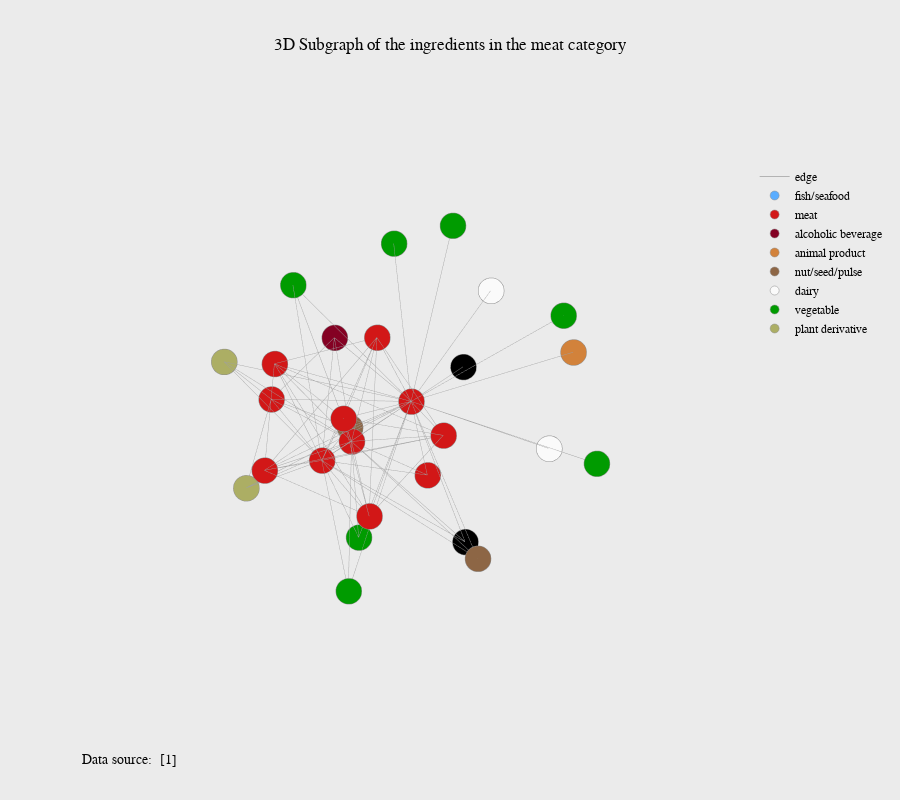

The code cell stored with this chart in its notebook:
### Code cell
category='meat'
meat_data=category_data(V, Edges, ingr_category, ingr_preval, d_index_ingr, category)
meat_title='3D Subgraph of the ingredients in the '+category+' category'
layout_meat=layout3d(layout, meat_title)
fig_meat=dict(data=meat_data, layout=layout_meat)
iplot(fig_meat)

### Figure 1 — Plotly figure (JSON) as saved in the notebook; plotly's stock layout.template omitted (floating-point values rounded to 4 significant figures; data arrays with more than 128 entries replaced by an {"elided": "..."} marker saying what was removed)
{"data": [{"hoverinfo": "none", "line": {"color": "rgb(160,160,160)", "width": 0.75}, "mode": "lines", "name": "edge", "type": "scatter3d", "x": {"elided": "486 float values"}, "y": {"elided": "486 float values"}, "z": {"elided": "486 float values"}}, {"hoverinfo": "text", "marker": {"color": "5aadff", "line": {"color": "rgb(140,140,140)", "width": 0.5}, "size": 9, "symbol": "dot"}, "mode": "markers", "name": "fish/seafood", "text": ["caviar<br>prevalence=0.00124", "sturgeon_caviar<br>prevalence=0.00005"], "type": "scatter3d", "x": [-4.251, -5.398], "y": [2.473, 1.418], "z": [-5.342, -4.767]}, {"hoverinfo": "text", "marker": {"color": "#d21717", "line": {"color": "rgb(140,140,140)", "width": 0.5}, "size": 9, "symbol": "dot"}, "mode": "markers", "name": "meat", "text": ["roasted_pork<br>prevalence=0.00597", "chicken<br>prevalence=0.25268", "pork<br>prevalence=0.09374", "roasted_beef<br>prevalence=0.01060", "bacon<br>prevalence=0.10291", "raw_beef<br>prevalence=0.00010", "beef<br>prevalence=0.23016", "cured_pork<br>prevalence=0.01499", "pork_sausage<br>prevalence=0.06501", "pork_liver<br>prevalence=0.00024", "lamb<br>prevalence=0.02253"], "type": "scatter3d", "x": [-3.291, -2.955, -3.727, -4.274, -3.235, -3.822, -3.588, -3.748, -3.252, -3.886, -4.627], "y": [1.727, 1.998, 2.686, 1.894, 2.581, 1.76, 1.712, 2.128, 2.383, 0.7213, 1.738], "z": [-3.603, -4.096, -3.867, -4.317, -4.264, -4.515, -4.583, -3.434, -3.647, -4.711, -5.373]}, {"hoverinfo": "text", "marker": {"color": "#840123", "line": {"color": "rgb(140,140,140)", "width": 0.5}, "size": 9, "symbol": "dot"}, "mode": "markers", "name": "alcoholic beverage", "text": ["beer<br>prevalence=0.01446"], "type": "scatter3d", "x": [-4.503], "y": [0.8012], "z": [-4.34]}, {"hoverinfo": "text", "marker": {"color": "#d2823b", "line": {"color": "rgb(140,140,140)", "width": 0.5}, "size": 9, "symbol": "dot"}, "mode": "markers", "name": "animal product", "text": ["egg<br>prevalence=1.00000"], "type": "scatter3d", "x": [-5.333], "y": [2.494], "z": [-4.09]}, {"hoverinfo": "text", "marker": {"color": "#8D6645", "line": {"color": "rgb(140,140,140)", "width": 0.5}, "size": 9, "symbol": "dot"}, "mode": "markers", "name": "nut/seed/pulse", "text": ["roasted_peanut<br>prevalence=0.00788", "peanut<br>prevalence=0.02162"], "type": "scatter3d", "x": [-4.423, -3.879], "y": [1.027, 2.88], "z": [-5.14, -4.904]}, {"hoverinfo": "text", "marker": {"color": "rgb(250,250,250)", "line": {"color": "rgb(140,140,140)", "width": 0.5}, "size": 9, "symbol": "dot"}, "mode": "markers", "name": "dairy", "text": ["milk<br>prevalence=0.61548", "butter<br>prevalence=0.99012"], "type": "scatter3d", "x": [-5.227, -5.424], "y": [2.469, 1.638], "z": [-4.992, -3.918]}, {"hoverinfo": "text", "marker": {"color": "#009b00", "line": {"color": "rgb(140,140,140)", "width": 0.5}, "size": 9, "symbol": "dot"}, "mode": "markers", "name": "vegetable", "text": ["onion<br>prevalence=0.86063", "potato_chip<br>prevalence=0.00310", "soybean<br>prevalence=0.04935", "shallot<br>prevalence=0.05666", "baked_potato<br>prevalence=0.00043", "garlic<br>prevalence=0.80631", "potato<br>prevalence=0.16920"], "type": "scatter3d", "x": [-3.873, -4.933, -3.297, -4.75, -3.97, -4.705, -4.677], "y": [1.721, 1.058, 2.27, 2.73, 1.044, 1.845, 3.164], "z": [-5.58, -3.528, -5.264, -3.437, -3.555, -3.072, -4.379]}, {"hoverinfo": "text", "marker": {"color": "#acae64", "line": {"color": "rgb(140,140,140)", "width": 0.5}, "size": 9, "symbol": "dot"}, "mode": "markers", "name": "plant derivative", "text": ["coffee<br>prevalence=0.03417", "peanut_butter<br>prevalence=0.04749"], "type": "scatter3d", "x": [-3.315, -3.465], "y": [1.115, 0.8296], "z": [-5.071, -4.09]}], "layout": {"annotations": [{"font": {"family": "Balto", "size": 14}, "showarrow": false, "text": "Data source: <a href='https://www.nature.com/articles/srep00196'> [1]</a>", "x": 0, "xanchor": "left", "xref": "paper", "y": -0.05, "yanchor": "top", "yref": "paper"}], "font": {"color": "rgb(5,5,5)", "family": "Balto"}, "height": 800, "hovermode": "closest", "legend": {"x": 1.03, "y": 0.9}, "margin": {"t": 100}, "paper_bgcolor": "rgb(235,235,235)", "scene": {"aspectratio": {"x": 1, "y": 1, "z": 0.95}, "camera": {"eye": {"x": 1.15, "y": 1.15, "z": 1.15}}, "xaxis": {"showbackground": false, "showgrid": false, "showline": false, "showticklabels": false, "ticks": "", "title": "", "zeroline": false}, "yaxis": {"showbackground": false, "showgrid": false, "showline": false, "showticklabels": false, "ticks": "", "title": "", "zeroline": false}, "zaxis": {"showbackground": false, "showgrid": false, "showline": false, "showticklabels": false, "ticks": "", "title": "", "zeroline": false}}, "showlegend": true, "title": "3D Subgraph of the ingredients in the meat category", "width": 900, "xaxis": {"showbackground": false, "showgrid": false, "showline": false, "showticklabels": false, "title": "", "zeroline": false}, "yaxis": {"showbackground": false, "showgrid": false, "showline": false, "showticklabels": false, "title": "", "zeroline": false}}}
